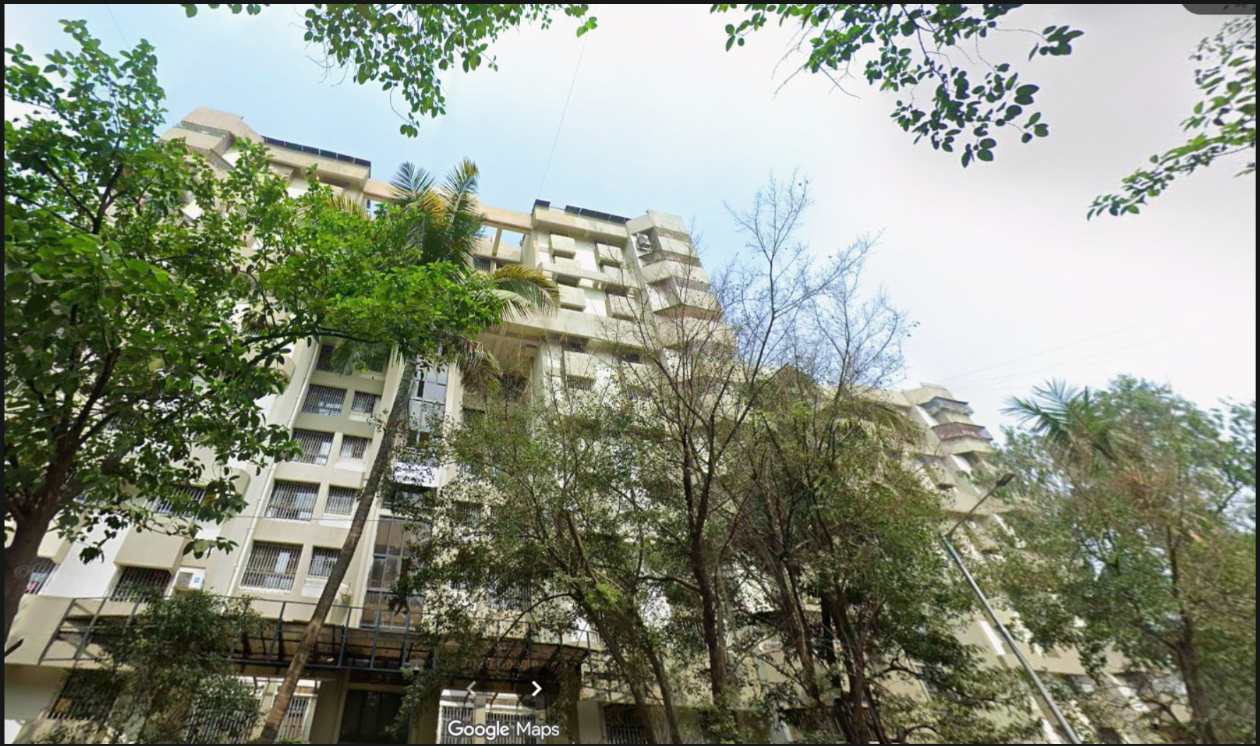
#> input picture uploads/img_3.png, 1260 x 746 px
$ python -i tamper_detection.py   (imports and definitions only)   (older library calls are emulated)
#> lines starting #> are read from the running program, lines starting #| are printed output that depends on the picture
"""
AEGISTID - AI Tamper Detection & Forensic Screening Module
Analyzes document images for digital manipulation, copy-paste alterations,
and localized re-compression inconsistencies using Error Level Analysis (ELA)
and local edge variance heuristics.
"""

import os
import uuid
from pathlib import Path
import numpy as np
from PIL import Image, ImageChops, ImageEnhance
import cv2

BASE_DIR = Path(__file__).resolve().parent
PROCESSED_DIR = BASE_DIR / "processed"
# [1 line not run here, left out]


def compute_edge_noise_variance(image_path: str) -> dict:
    """
    Splits image into a grid and computes Laplacian edge variance
    to detect spliced patches or abnormally sharp text overlays.
    """
    img = cv2.imread(image_path, cv2.IMREAD_GRAYSCALE)
    if img is None:
        return {"anomaly_detected": False, "variance_ratio": 1.0}

    h, w = img.shape
    grid_rows, grid_cols = 4, 4
    h_step = h // grid_rows
    w_step = w // grid_cols

    variances = []
    for r in range(grid_rows):
        for c in range(grid_cols):
            patch = img[r * h_step:(r + 1) * h_step, c * w_step:(c + 1) * w_step]
            if patch.size > 0:
                lap = cv2.Laplacian(patch, cv2.CV_64F)
                variances.append(lap.var())

    if not variances:
        return {"anomaly_detected": False, "variance_ratio": 1.0}

    v_min = min(variances)
    v_max = max(variances)
    ratio = (v_max / (v_min + 1e-5))

    return {
        "anomaly_detected": ratio > 18.0,
        "max_variance": round(v_max, 2),
        "min_variance": round(v_min, 2),
        "variance_ratio": round(ratio, 2),
    }


def detect_tampering(image_path: str) -> dict:
    """
    Performs forensic image tampering screening:
    1. Error Level Analysis (ELA) to expose differing JPEG compression levels.
    2. Local frequency and edge variance analysis to detect spliced inserts.
    3. Clearly labels heuristic findings vs trained deep-learning models.

    Args:
        image_path (str): Path to document image.

    Returns:
        dict: Forensic screening report including ELA metrics, visualization path,
              verdict, and methodology disclosure.
    """
#> called with image_path = 'uploads/img_3.png'
    image_path = os.path.abspath(os.fspath(image_path))
    if not os.path.isfile(image_path):
        raise FileNotFoundError(f"Document for tamper detection not found: {image_path}")

    # 1. Error Level Analysis (ELA)
    original = Image.open(image_path).convert("RGB")

    unique_id = uuid.uuid4().hex
    temp_jpeg = PROCESSED_DIR / f"temp_{unique_id}.jpg"

    # Resave at fixed 90% JPEG quality
    original.save(temp_jpeg, "JPEG", quality=90)
    compressed = Image.open(temp_jpeg).convert("RGB")

    # Compute difference
    diff = ImageChops.difference(original, compressed)
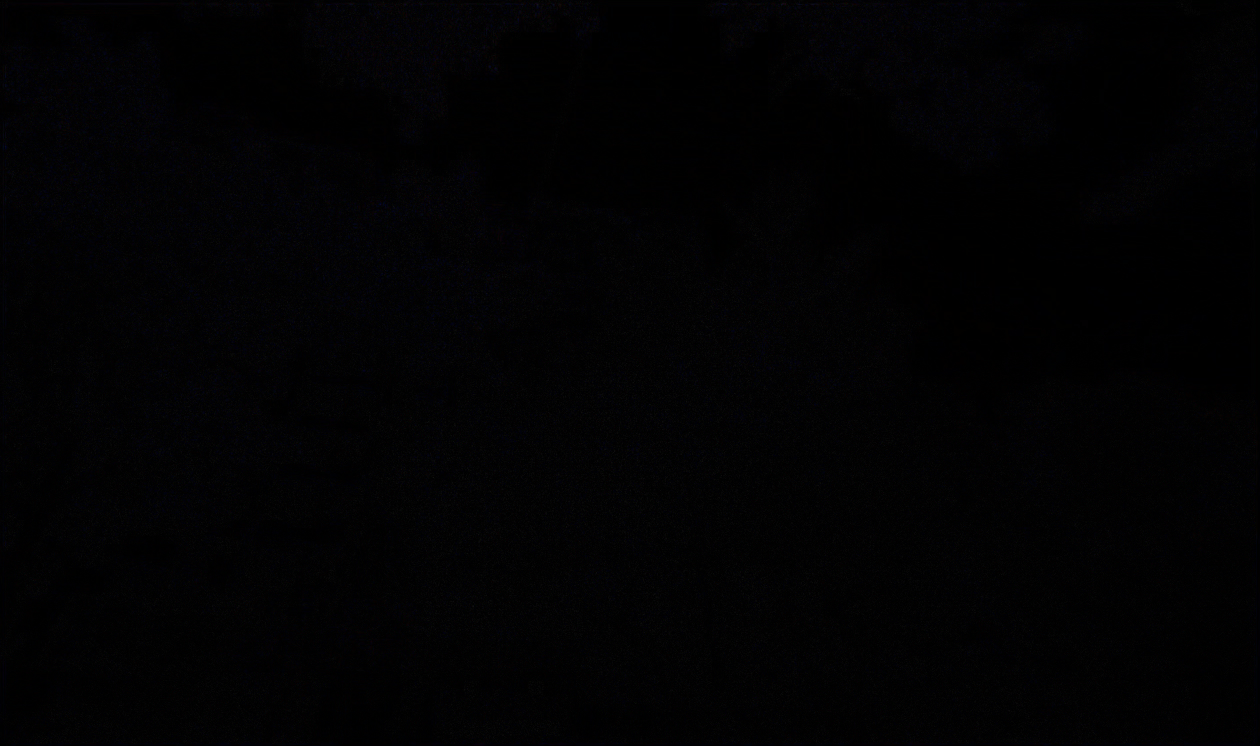
#> diff: PIL image 1260x746 RGB; mean R, G, B 1.9, 1.8, 2.6

    # Enhance difference contrast (scale 12x) for human audit visibility
    enhancer = ImageEnhance.Brightness(diff)
    ela_enhanced = enhancer.enhance(12.0)
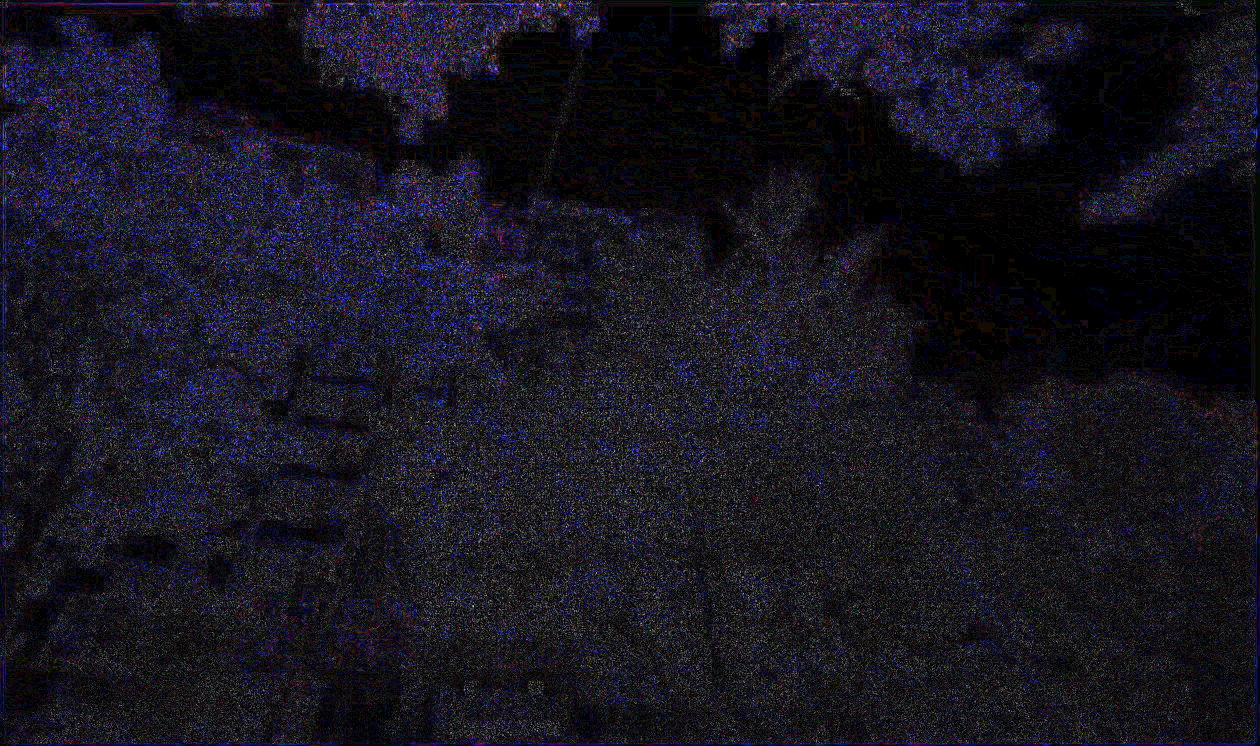
#> ela_enhanced: PIL image 1260x746 RGB; mean R, G, B 22.8, 21.1, 31.4

    ela_filename = f"ela_{unique_id}.jpg"
    ela_output_path = PROCESSED_DIR / ela_filename
    ela_enhanced.save(ela_output_path, "JPEG", quality=95)

    # Clean up temporary resaved JPEG
    if temp_jpeg.is_file():
        try:
            os.remove(temp_jpeg)
        except OSError:
            pass

    # Calculate difference metrics
    diff_arr = np.array(diff, dtype=np.float32)
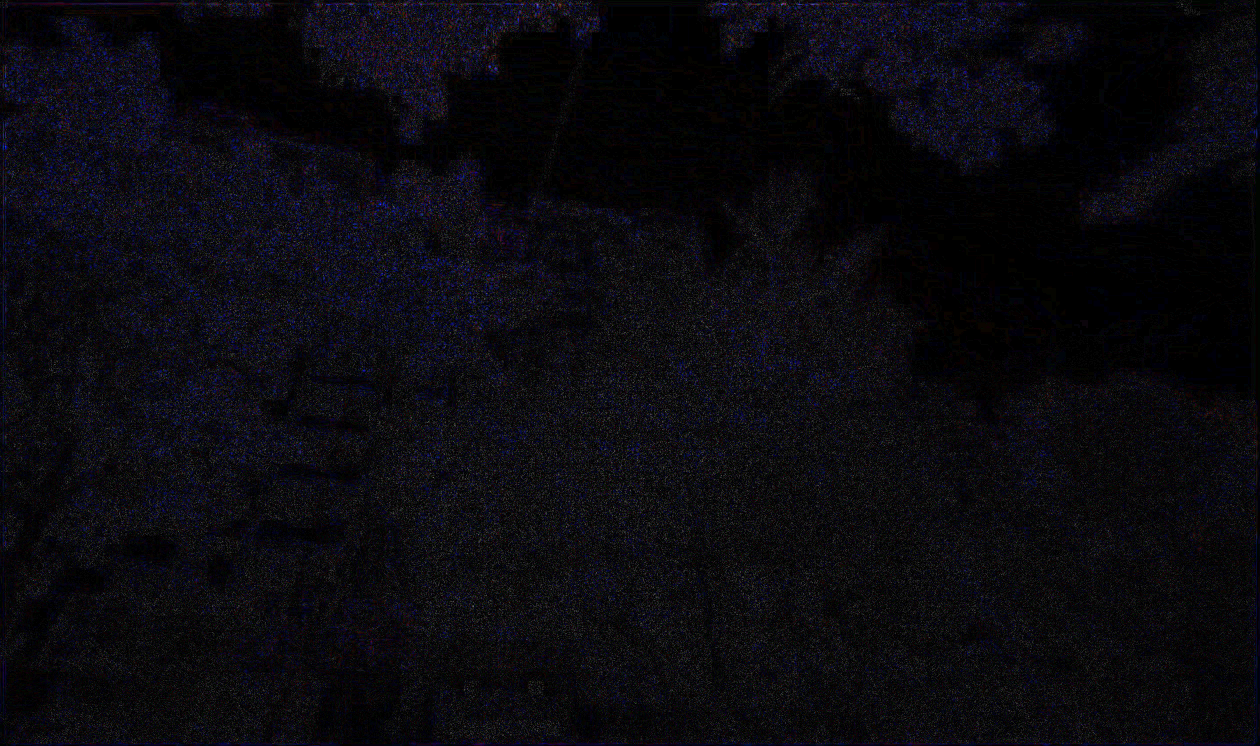
#> diff_arr: shape (746, 1260, 3) float32; mean R, G, B 1.9, 1.8, 2.6; drawn with min black and max white
    max_diff = float(np.max(diff_arr))
#> max_diff = 44
    mean_diff = float(np.mean(diff_arr))
#> mean_diff = 2.09
    std_diff = float(np.std(diff_arr))
#> std_diff = 2.24

    # 2. Edge / noise anomaly analysis
    edge_analysis = compute_edge_noise_variance(image_path)
#> in compute_edge_noise_variance, `img = cv2.imread(image_path, cv2.IMREAD_GRAYSCALE)`:
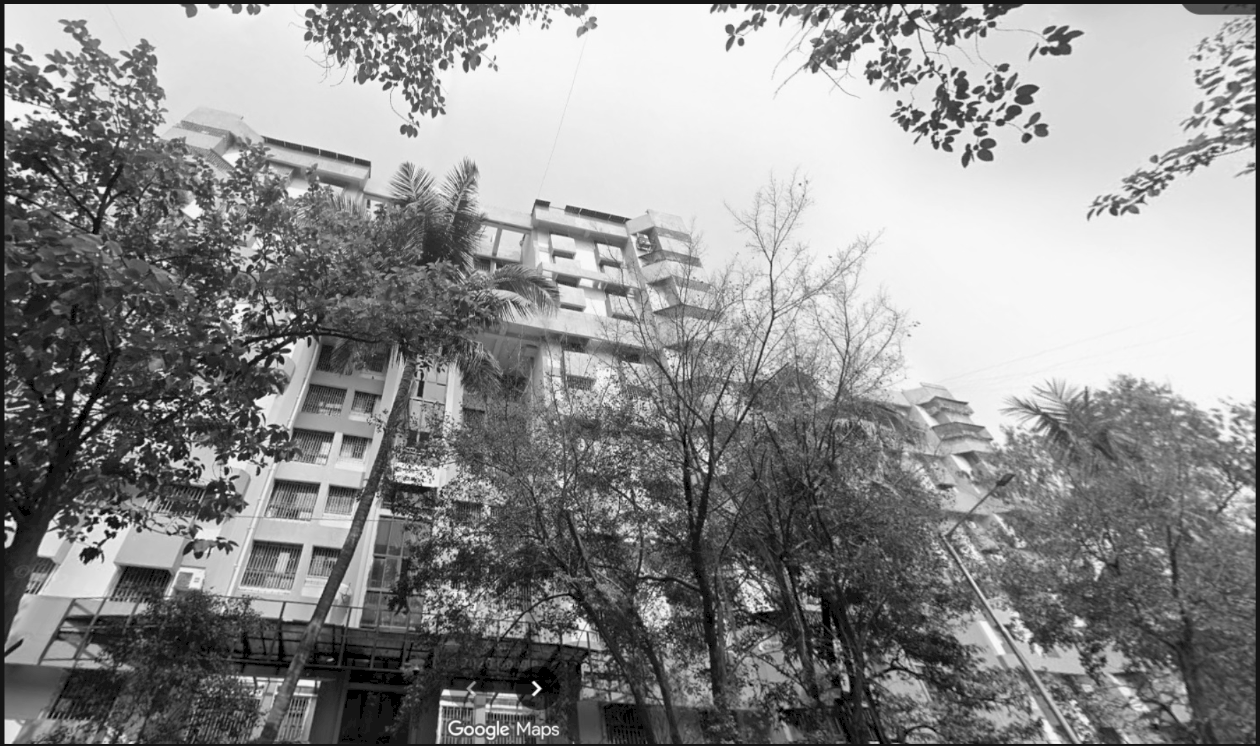
#> img: shape (746, 1260); min 0, max 254, mean 140.7
#> after the loop in compute_edge_noise_variance, `for r in range(grid_rows):`:
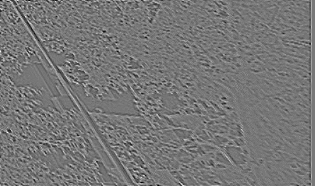
#> lap: shape (186, 315) float64; min -144, max 164, mean 0; drawn with min black and max white
#> after the loop in compute_edge_noise_variance, `for r in range(grid_rows):`:
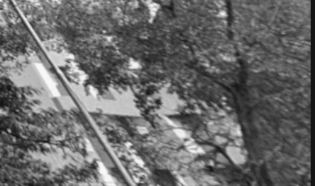
#> patch: shape (186, 315); min 21, max 249, mean 106
#> after the loop in compute_edge_noise_variance, `for r in range(grid_rows):`: variances = [1281, 1249.5, 917, 847.1, 1556, 1189.4, 921.4, 157.8, 1714, 2023.2, 1351.8, 466, 765, 1395.5, 1143.8, 534.1]
#> in compute_edge_noise_variance, `v_min = min(variances)`: v_min = 157.8
#> in compute_edge_noise_variance, `v_max = max(variances)`: v_max = 2023.2
#> in compute_edge_noise_variance, `ratio = (v_max / (v_min + 1e-5))`: ratio = 12.82
#> edge_analysis = {'anomaly_detected': False, 'max_variance': 2023.2, 'min_variance': 157.8, 'variance_ratio': 12.82}

    # Threshold evaluation
    # High max difference (>45) along with high standard deviation (>8) indicates localized alteration
    ela_anomaly = (max_diff > 45.0 and std_diff > 7.5) or (mean_diff > 12.0)
#> ela_anomaly = False
    edge_anomaly = edge_analysis.get("anomaly_detected", False)
#> edge_anomaly = False

    is_tampered = ela_anomaly or edge_anomaly
#> is_tampered = False

    if ela_anomaly and edge_anomaly:
        confidence = "Elevated"
        message = "Elevated tampering risk: High compression discrepancy and edge noise variance detected."
    elif ela_anomaly:
        confidence = "Moderate"
        message = "Potential localized modification detected via Error Level Analysis (ELA)."
    elif edge_anomaly:
        confidence = "Low"
        message = "Uneven edge sharpness detected across document sectors."
    else:
        confidence = "Clean"
        message = "No abnormal compression artifacts or tampering indicators detected."

    return {
        "tampered": is_tampered,
        "difference": round(max_diff, 2),
        "mean_difference": round(mean_diff, 2),
        "std_difference": round(std_diff, 2),
        "edge_analysis": edge_analysis,
        "confidence": confidence,
        "message": message,
        "ela_image": ela_filename,
        "ela_path": str(ela_output_path.resolve()),
        "analysis_type": "Computer Vision Heuristics (ELA + Edge Variance)",
        "disclaimer": "Heuristic forensic indicator; does not constitute certified proof of origin.",
    }

>>> result = detect_tampering('uploads/img_3.png')
#> result = 11 items
